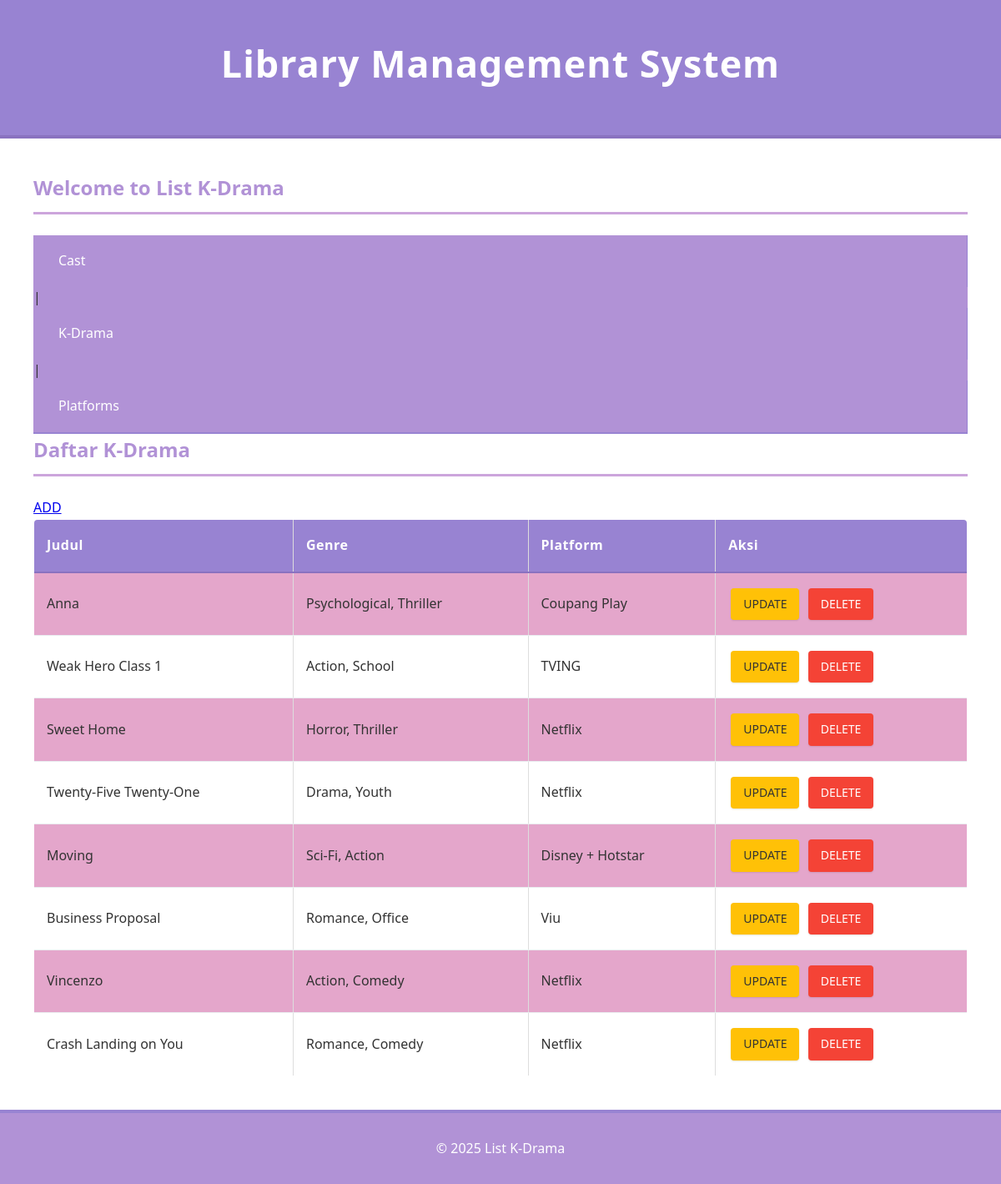
Page /?page=kdramas on the committed database.
### tables this page shows
CREATE TABLE `kdrama` (
  `id` int(11) NOT NULL,
  `judul` varchar(255) NOT NULL,
  `genre` varchar(100) DEFAULT NULL,
  `tahun_liris` year(4) DEFAULT NULL,
  `id_platforms` int(11) DEFAULT NULL
);

CREATE TABLE `platforms` (
  `id` int(11) NOT NULL,
  `nama` varchar(100) NOT NULL,
  `negara_asal` varchar(50) DEFAULT NULL
);

### config/db.php (called while the page is built, shortened)
<?php
class Database {
    private $host = "localhost";
    private $username = "root";
    private $password = "";
    private $dbname = "db_kdrama";
    public function __construct() {
        try {
            $this->conn = new PDO("mysql:host=$this->host;dbname=$this->dbname", $this->username, $this->password);
        } catch (PDOException $e) {
            echo "Connection failed: " . $e->getMessage();
        }
    }
}
?>

### class/Kdramas.php (called while the page is built, shortened)
<?php
require_once __DIR__ . '/../config/db.php';
class Kdramas {
    private $conn;
    public function __construct() {
        $database = new Database();
        $this->conn = $database->conn;
    }
    public function getAll() {
        $stmt = $this->conn->prepare("SELECT kdrama.*, platforms.nama AS platform_name FROM kdrama
                                      LEFT JOIN platforms ON kdrama.id_platforms = platforms.id ORDER BY kdrama.id DESC");
        $stmt->execute();
        return $stmt->fetchAll(PDO::FETCH_ASSOC);
    }
}
?>

### view/kdramas.php (the view)
<?php
require_once __DIR__ . '/../class/Kdramas.php';
$kdrama = new Kdramas();
$data = $kdrama->getAll();
?>
<h2>Daftar K-Drama</h2>
<a href="?page=add_kdrama">ADD</a>
<table border="1">
    <tr>
        <th>Judul</th>
        <th>Genre</th>
        <th>Platform</th>
        <th>Aksi</th>
    </tr>
    <?php foreach ($data as $row) { ?>
        <tr>
            <td><?= htmlspecialchars($row['judul']) ?></td>
            <td><?= htmlspecialchars($row['genre']) ?></td>
            <td><?= htmlspecialchars($row['platform_name']) ?></td>
            <td class="table-actions">
                <a href="?page=edit_kdrama&id=<?= $row['id'] ?>" class="update-link">UPDATE</a>
                <a href="?page=delete_kdrama&id=<?= $row['id'] ?>" class="delete-link">DELETE</a>
            </td>
        </tr>
    <?php } ?>
</table>

### style.css (style rules this page uses)
* { margin: 0; padding: 0; box-sizing: border-box; }
body { font-family: 'Segoe UI', Tahoma, Geneva, Verdana, sans-serif; background-color: #faf7fd; color: #333; line-height: 1.6; min-height: 100vh; }
h2, h3 { color: #B192D6; margin-bottom: 25px; font-weight: 600; border-bottom: 3px solid #CCA5DC; padding-bottom: 10px; }
table { width: 100%; border-collapse: collapse; margin: 0; background-color: white; border: 1px solid #ddd; border-radius: 5px; overflow: hidden; }
th { background-color: #9883D2; color: white; padding: 18px 15px; text-align: left; font-weight: 600; font-size: 1em; letter-spacing: 0.5px; border-bottom: 2px solid #8A72C0; }
td { padding: 15px; border-bottom: 1px solid #e9ecef; transition: background-color 0.2s ease; vertical-align: middle; }
tbody tr:nth-child(even) { background-color: #E4A6CB; background-opacity: 0.5; }
.table-actions { white-space: nowrap; }
.table-actions a { text-decoration: none; display: inline-block; padding: 8px 15px; border-radius: 4px; font-size: 14px; font-weight: 500; margin: 3px; transition: all 0.2s ease; box-shadow: 0 1px 2px rgba(0, 0, 0, 0.1); color: white; }
.table-actions .update-link { background-color: #FFC107; color: #333; }
.table-actions .delete-link { background-color: #F44336; }

### rows in the picture
kdrama: judul "Anna", genre "Psychological, Thriller", id_platforms.nama "Coupang Play"
kdrama: judul "Weak Hero Class 1", genre "Action, School", id_platforms.nama "TVING"
kdrama: judul "Sweet Home", genre "Horror, Thriller", id_platforms.nama "Netflix"
kdrama: judul "Twenty-Five Twenty-One", genre "Drama, Youth", id_platforms.nama "Netflix"
kdrama: judul "Moving", genre "Sci-Fi, Action", id_platforms.nama "Disney + Hotstar"
kdrama: judul "Business Proposal", genre "Romance, Office", id_platforms.nama "Viu"
kdrama: judul "Vincenzo", genre "Action, Comedy", id_platforms.nama "Netflix"
kdrama: judul "Crash Landing on You", genre "Romance, Comedy", id_platforms.nama "Netflix"
